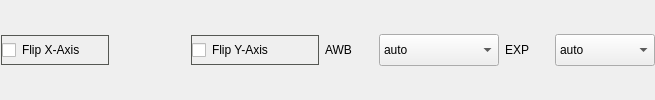
            <widget class="QWidget" name="horizontalWidget12" native="true">
             <property name="sizePolicy">
              <sizepolicy hsizetype="Expanding" vsizetype="Fixed">
               <horstretch>0</horstretch>
               <verstretch>0</verstretch>
              </sizepolicy>
             </property>
             <layout class="QHBoxLayout" name="horizontalLayout_33">
              <property name="leftMargin">
               <number>1</number>
              </property>
              <property name="topMargin">
               <number>0</number>
              </property>
              <property name="rightMargin">
               <number>0</number>
              </property>
              <property name="bottomMargin">
               <number>0</number>
              </property>
              <item>
               <widget class="QCheckBox" name="checkBoxFlipX">
                <property name="sizePolicy">
                 <sizepolicy hsizetype="Fixed" vsizetype="Fixed">
                  <horstretch>0</horstretch>
                  <verstretch>0</verstretch>
                 </sizepolicy>
                </property>
                <property name="minimumSize">
                 <size>
                  <width>108</width>
                  <height>30</height>
                 </size>
                </property>
                <property name="maximumSize">
                 <size>
                  <width>108</width>
                  <height>30</height>
                 </size>
                </property>
                <property name="styleSheet">
                 <string notr="true">border: 1px solid;
border-color: rgb(85, 87, 83);</string>
                </property>
                <property name="text">
                 <string>Flip X-Axis</string>
                </property>
               </widget>
              </item>
              <item>
               <spacer name="horizontalSpacer_3">
                <property name="orientation">
                 <enum>Qt::Horizontal</enum>
                </property>
                <property name="sizeType">
                 <enum>QSizePolicy::Fixed</enum>
                </property>
                <property name="sizeHint" stdset="0">
                 <size>
                  <width>76</width>
                  <height>20</height>
                 </size>
                </property>
               </spacer>
              </item>
              <item>
               <widget class="QCheckBox" name="checkBoxFlipY">
                <property name="sizePolicy">
                 <sizepolicy hsizetype="Fixed" vsizetype="Fixed">
                  <horstretch>0</horstretch>
                  <verstretch>0</verstretch>
                 </sizepolicy>
                </property>
                <property name="minimumSize">
                 <size>
                  <width>128</width>
                  <height>30</height>
                 </size>
                </property>
                <property name="maximumSize">
                 <size>
                  <width>128</width>
                  <height>30</height>
                 </size>
                </property>
                <property name="styleSheet">
                 <string notr="true">border: 1px solid;
border-color: rgb(85, 87, 83);</string>
                </property>
                <property name="text">
                 <string>Flip Y-Axis</string>
                </property>
               </widget>
              </item>
              <item>
               <widget class="QLabel" name="label_34">
                <property name="sizePolicy">
                 <sizepolicy hsizetype="Fixed" vsizetype="Fixed">
                  <horstretch>0</horstretch>
                  <verstretch>0</verstretch>
                 </sizepolicy>
                </property>
                <property name="minimumSize">
                 <size>
                  <width>48</width>
                  <height>30</height>
                 </size>
                </property>
                <property name="maximumSize">
                 <size>
                  <width>48</width>
                  <height>30</height>
                 </size>
                </property>
                <property name="text">
                 <string>AWB</string>
                </property>
                <property name="alignment">
                 <set>Qt::AlignLeading|Qt::AlignLeft|Qt::AlignVCenter</set>
                </property>
               </widget>
              </item>
              <item>
               <widget class="QComboBox" name="comboBoxAWB">
                <property name="sizePolicy">
                 <sizepolicy hsizetype="Fixed" vsizetype="Fixed">
                  <horstretch>0</horstretch>
                  <verstretch>0</verstretch>
                 </sizepolicy>
                </property>
                <property name="minimumSize">
                 <size>
                  <width>120</width>
                  <height>32</height>
                 </size>
                </property>
                <property name="maximumSize">
                 <size>
                  <width>120</width>
                  <height>32</height>
                 </size>
                </property>
                <property name="font">
                 <font>
                  <weight>50</weight>
                  <bold>false</bold>
                 </font>
                </property>
                <property name="styleSheet">
                 <string notr="true">QScrollBar { 
	width: 40px;
	background-color: rgba(85, 87, 83, 0.7);
}
QComboBox::item {
	padding-top: 6px;
	padding-bottom: 6px;
	height: 32px;
	min-height: 32px;
}
QComboBox::item:selected {
	background-color: rgb(78, 154, 6);
	padding-top: 6px;
	padding-bottom: 6px;
	height: 32px;
	min-height: 32px;
}</string>
                </property>
                <item>
                 <property name="text">
                  <string>auto</string>
                 </property>
                </item>
                <item>
                 <property name="text">
                  <string>sunlight</string>
                 </property>
                </item>
                <item>
                 <property name="text">
                  <string>cloudy</string>
                 </property>
                </item>
                <item>
                 <property name="text">
                  <string>shade</string>
                 </property>
                </item>
                <item>
                 <property name="text">
                  <string>tungsten</string>
                 </property>
                </item>
                <item>
                 <property name="text">
                  <string>fluorescent</string>
                 </property>
                </item>
                <item>
                 <property name="text">
                  <string>incandescent</string>
                 </property>
                </item>
                <item>
                 <property name="text">
                  <string>flash</string>
                 </property>
                </item>
                <item>
                 <property name="text">
                  <string>horizon</string>
                 </property>
                </item>
                <item>
                 <property name="text">
                  <string>off</string>
                 </property>
                </item>
               </widget>
              </item>
              <item>
               <widget class="QLabel" name="label_32">
                <property name="sizePolicy">
                 <sizepolicy hsizetype="Fixed" vsizetype="Preferred">
                  <horstretch>0</horstretch>
                  <verstretch>0</verstretch>
                 </sizepolicy>
                </property>
                <property name="minimumSize">
                 <size>
                  <width>44</width>
                  <height>30</height>
                 </size>
                </property>
                <property name="maximumSize">
                 <size>
                  <width>44</width>
                  <height>30</height>
                 </size>
                </property>
                <property name="text">
                 <string>EXP</string>
                </property>
               </widget>
              </item>
              <item>
               <widget class="QComboBox" name="comboBoxEXP">
                <property name="sizePolicy">
                 <sizepolicy hsizetype="Expanding" vsizetype="Fixed">
                  <horstretch>0</horstretch>
                  <verstretch>0</verstretch>
                 </sizepolicy>
                </property>
                <property name="minimumSize">
                 <size>
                  <width>0</width>
                  <height>32</height>
                 </size>
                </property>
                <property name="maximumSize">
                 <size>
                  <width>16777215</width>
                  <height>32</height>
                 </size>
                </property>
                <property name="styleSheet">
                 <string notr="true">QScrollBar { 
	width: 40px;
	background-color: rgba(85, 87, 83, 0.7);
}
QComboBox::item {
	padding-top: 6px;
	padding-bottom: 6px;
	height: 32px;
	min-height: 32px;
}
QComboBox::item:selected {
	background-color: rgb(78, 154, 6);
	padding-top: 6px;
	padding-bottom: 6px;
	height: 32px;
	min-height: 32px;
}</string>
                </property>
                <item>
                 <property name="text">
                  <string>auto</string>
                 </property>
                </item>
                <item>
                 <property name="text">
                  <string>night</string>
                 </property>
                </item>
                <item>
                 <property name="text">
                  <string>nightpreview</string>
                 </property>
                </item>
                <item>
                 <property name="text">
                  <string>backlight</string>
                 </property>
                </item>
                <item>
                 <property name="text">
                  <string>spotlight</string>
                 </property>
                </item>
                <item>
                 <property name="text">
                  <string>sports</string>
                 </property>
                </item>
                <item>
                 <property name="text">
                  <string>snow</string>
                 </property>
                </item>
                <item>
                 <property name="text">
                  <string>beach</string>
                 </property>
                </item>
                <item>
                 <property name="text">
                  <string>verylong</string>
                 </property>
                </item>
                <item>
                 <property name="text">
                  <string>fixedfps</string>
                 </property>
                </item>
                <item>
                 <property name="text">
                  <string>antishake</string>
                 </property>
                </item>
                <item>
                 <property name="text">
                  <string>fireworks</string>
                 </property>
                </item>
                <item>
                 <property name="text">
                  <string>off</string>
                 </property>
                </item>
               </widget>
              </item>
             </layout>
            </widget>
